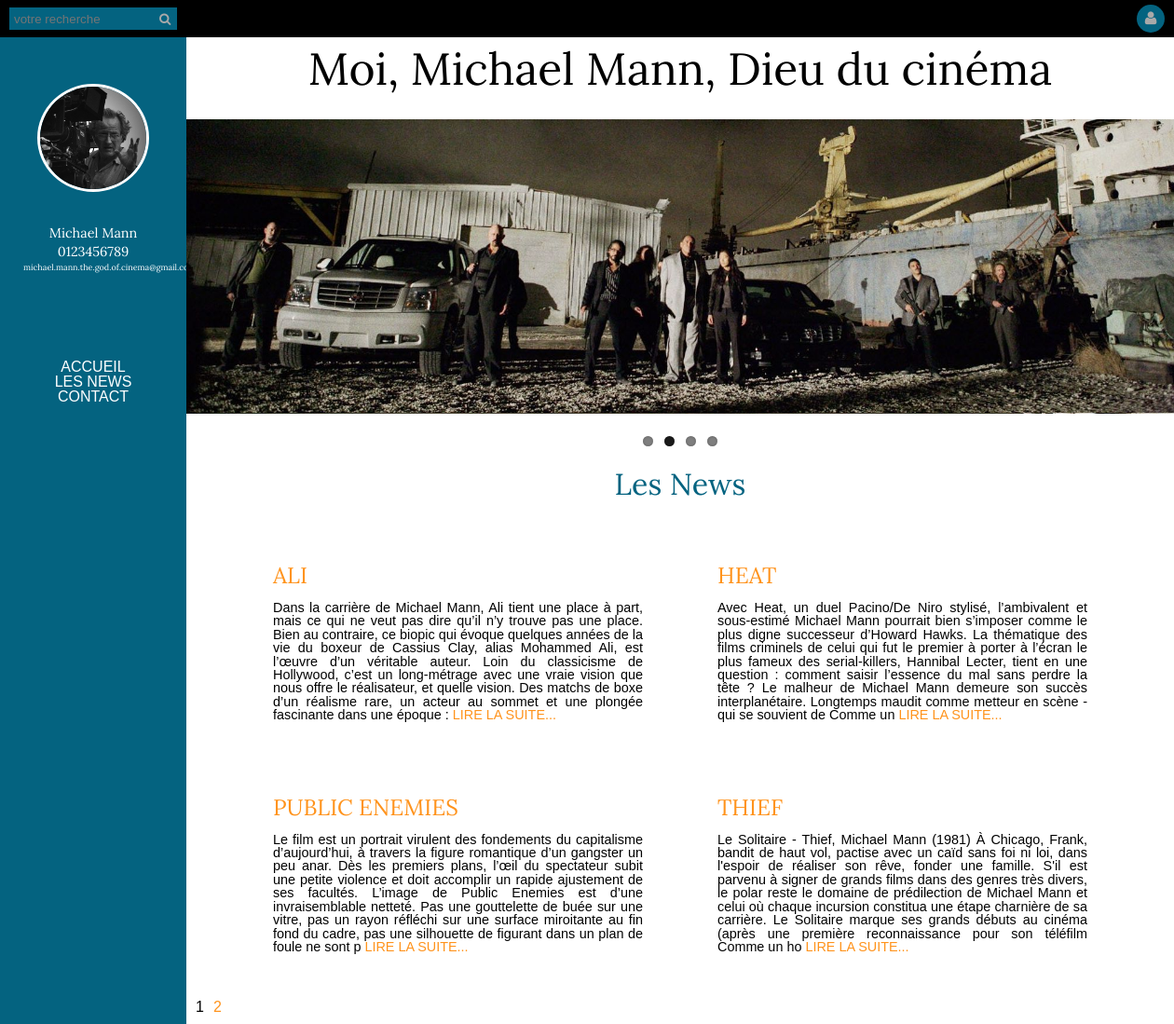
The page / on the database its author committed.
### tables this page shows
CREATE TABLE `options` (
  `id` int(11) NOT NULL,
  `data` varchar(255) NOT NULL,
  `value` varchar(255) NOT NULL
);

CREATE TABLE `news` (
  `id` int(11) NOT NULL,
  `title` varchar(255) NOT NULL,
  `content` text NOT NULL,
  `img` varchar(255) NOT NULL,
  `publication_date` datetime NOT NULL,
  `id_user` int(11) NOT NULL
);

### index.php (the view, shortened to what this page needs)
<?php
    require_once 'inc/dbconnect.php';
    include_once 'inc/header.php';
	$artParPage = 4;
	$reqPage = $bdd->prepare('SELECT COUNT(*) FROM news');
	if($reqPage->execute()){
		$nbArticles = $reqPage->fetchColumn();
	}
	$nbTotalPages = ceil($nbArticles / $artParPage);
	if(isset($_GET['page']) && is_numeric($_GET['page'])){
		$pageCourante = (int) $_GET['page'];
		if($pageCourante > $nbTotalPages){
			$pageCourante = $nbTotalPages;
		}
	}
	else {
		$pageCourante = 1;
	}
	$start = ($pageCourante - 1) * $artParPage;
	$rep = $bdd->prepare('SELECT * FROM news ORDER BY publication_date DESC LIMIT :start, :maxi');
	$rep->bindParam(':start', $start, PDO::PARAM_INT);
	$rep->bindParam(':maxi', $artParPage, PDO::PARAM_INT);
	if($rep->execute()){
		$art = $rep->fetchAll(PDO::FETCH_ASSOC);
	}
	else {
		echo '<p class="error">Une erreur est survenue. Veuillez réessayer plus tard.</p>';
	}
	$slid = $bdd->prepare('SELECT * FROM options WHERE data LIKE "slider_%"');
	$slid->execute();
	$slideshow =  $slid->fetchAll(PDO::FETCH_ASSOC);
?>
	<aside id="slideshow">
	    <div class="flexslider">
	      <ul class="slides">
	      	<?php foreach ($slideshow as $value) { ?>
	        <li><img src="img/<?php echo $value['value']; ?>" /></li>
	        <?php } ?>
	      </ul>
	    </div>
    </aside>
	<section id="news">
		<h2>Les News</h2>
		<?php foreach ($art as $key => $value) { ?>
			<article>
				<a href="article.php?id=<?php echo $value['id']?>"><h3><?php echo $value['title'];?></h3></a>
				<p><?php echo mb_substr($value['content'], 0, 500); ?><a href="article.php?id=<?php echo $value['id']?>"> Lire la suite...</a></p>
			</article>
		<?php } ?>
	</section>
	<nav id="pagination">
		<ul>
		<?php
			for($i=1; $i<=$nbTotalPages; $i++){
				if($i == $pageCourante){
					echo '<li class="active">'.$i.'</li>';
				}
				else {
					echo '<li><a href="index.php?page='.$i.'">'.$i.'</a></li>';
				}
			}
		?>
		</ul>
	</nav>
<?php include_once 'inc/footer.php'; ?>

### css/flexslider.css (style rules this page uses)
.slides, .slides > li, .flex-control-nav, .flex-direction-nav { margin: 0; padding: 0; list-style: none; }
.flexslider { margin: 0; padding: 0; }
.flexslider .slides > li { display: none; -webkit-backface-visibility: hidden; }
.flexslider .slides img { width: 100%; display: block; }
.flexslider .slides:after { content: "\0020"; display: block; clear: both; visibility: hidden; line-height: 0; height: 0; }
.flexslider { margin: 0 0 60px; background: #ffffff; border: 4px solid #ffffff; position: relative; zoom: 1; -webkit-border-radius: 4px; -moz-border-radius: 4px; border-radius: 4px; -webkit-box-shadow: '' 0 1px 4px rgba(0, 0, 0, 0.2); -moz-box-shadow: '' 0 1px 4px rgba(0, 0, 0, 0.2); -o-box-shadow: '' 0 1px 4px rgba(0, 0, 0, 0.2); box-shadow: '' 0 1px 4px rgba(0, 0, 0, 0.2); }
.flexslider .slides { zoom: 1; }
.flexslider .slides img { height: auto; -moz-user-select: none; }

### css/style.css (style rules this page uses)
html { box-sizing: border-box }
*, *::before, *::after { box-sizing: inherit }
img { max-width: 100%; }
body { font-family: "Open-Sans", sans-serif; }
h2 { font-family: "Lora"; font-size: 2em; text-align: center; color : #046380; padding-bottom: 30px; }
h3 { font-family: "Lora"; font-size: 1.5em; text-align: left; color : #FF931C; padding-bottom: 15px; }
p { font-size: 0.9em; }
body { height: 100vh; width: 100%; }
a { text-decoration: none; color: #FFFFFF; text-transform: uppercase; }
#slideshow { margin-bottom: 30px; }
.flexslider { border: none; }
#news { width: 90%; margin: 0 auto; }
#news::after { display: block; content: ''; clear: both; }
#news article { width: 50%; float: left; padding: 40px; text-align: justify; }
#news article a { color : #FF931C; }
#pagination { padding: 10px; }
#pagination ul li { display:inline-block; margin-right: 10px; }
#pagination ul li a { color: #FF931C; text-decoration: none; }

### rows shown on the page
options: value (picture)
news: title "ALI", content "Dans la carrière de Michael Mann, Ali tient une place à part, mais ce qui ne veut pas dire qu’il n’y trouve pas une place. Bien au contraire, ce biopic qui évoque quelques années de la vie du boxeur de Cassius Clay, alias Mohammed Ali, est l’œuvre d’un véritable auteur. Loin du classicisme de Hollywood, c’est un long-métrage avec une vraie vision que nous offre le réalisateur, et quelle vision. Des matchs de boxe d’un réalisme rare, un acteur au sommet et une plongée fascinante dans une époque :"
news: title "HEAT", content "Avec Heat, un duel Pacino/De Niro stylisé, l’ambivalent et sous-estimé Michael Mann pourrait bien s’imposer comme le plus digne successeur d’Howard Hawks. La thématique des films criminels de celui qui fut le premier à porter à l’écran le plus fameux des serial-killers, Hannibal Lecter, tient en une question : comment saisir l’essence du mal sans perdre la tête ? Le malheur de Michael Mann demeure son succès interplanétaire. Longtemps maudit comme metteur en scène ­ qui se souvient de Comme un"
news: title "PUBLIC ENEMIES", content "Le film est un portrait virulent des fondements du capitalisme d’aujourd’hui, à travers la figure romantique d’un gangster un peu anar. Dès les premiers plans, l’œil du spectateur subit une petite violence et doit accomplir un rapide ajustement de ses facultés. L’image de Public Enemies est d’une invraisemblable netteté. Pas une gouttelette de buée sur une vitre, pas un rayon réfléchi sur une surface miroitante au fin fond du cadre, pas une silhouette de figurant dans un plan de foule ne sont p"
news: title "THIEF", content "Le Solitaire - Thief, Michael Mann (1981) À Chicago, Frank, bandit de haut vol, pactise avec un caïd sans foi ni loi, dans l'espoir de réaliser son rêve, fonder une famille. S'il est parvenu à signer de grands films dans des genres très divers, le polar reste le domaine de prédilection de Michael Mann et celui où chaque incursion constitua une étape charnière de sa carrière. Le Solitaire marque ses grands débuts au cinéma (après une première reconnaissance pour son téléfilm Comme un ho"

### other values the page prints
$options['prenom'] "Michael"
$options['nom'] "Mann"
$options['telephone'] "0123456789"
$options['email'] "michael.mann.the.god.of.cinema@gmail.com"
$options['titre'] "Moi, Michael Mann, Dieu du cinéma"
